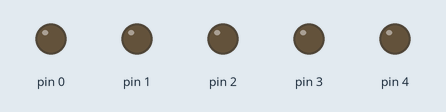
Bench run of a sketch on a simulated Arduino Uno, built with avr-gcc and run on an emulated ATmega328P. Shown: output pins drawn as LEDs (lit = HIGH).

Above: at 0.15 s.
At 0.5 s:
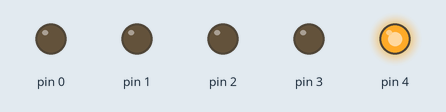
At 1.9 s:
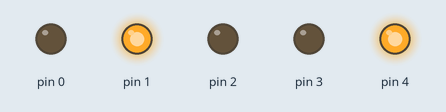
At 4.0 s:
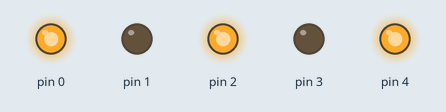
At 6.1 s:
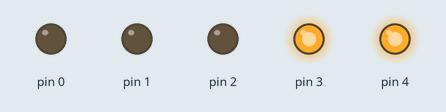
At 8.2 s:
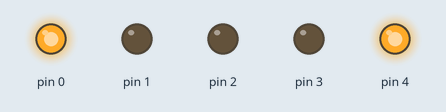
Timing chart, 0 to 9.1 s (numbered marks = the images above):
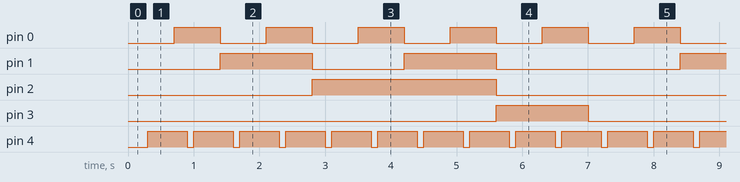

The sketch:

2.ino
```cpp
int a , i, j;
int array[10][4] = {
  {0, 0, 0, 0},
  {1, 0, 0, 0},
  {0, 1, 0, 0},
  {1, 1, 0, 0},
  {0, 0, 1, 0},
  {1, 0, 1, 0},
  {0, 1, 1, 0},
  {1, 1, 1, 0},
  {0, 0, 0, 1},
  {1, 0, 0, 1},
};

void setup() {
  for (a = 0; a < 5; a++) {
    pinMode(a, OUTPUT);
  }
}

void loop() {
  for (i = 0; i <= 9; i++) {
    for (j = 0; j < 4; j++) {
      digitalWrite(j, array[i][j]);
    }
    delay(200);
    digitalWrite(4, LOW);
    delay(100);
    digitalWrite(4, HIGH);
    delay(400);
  }
}
```

Measured:
- by itself, pin 0: alternates HIGH for 0.70 s and LOW for 0.70 s
- by itself, pin 1: repeats every 7.0 s: LOW 1.4 s, HIGH 1.4 s, LOW 2.8 s, HIGH 1.4 s
- by itself, pin 2: alternates HIGH for 2.8 s and LOW for 4.2 s
- by itself, pin 3: alternates HIGH for 1.4 s and LOW for 5.6 s
- by itself, pin 4: alternates HIGH for 0.60 s and LOW for 0.10 s
